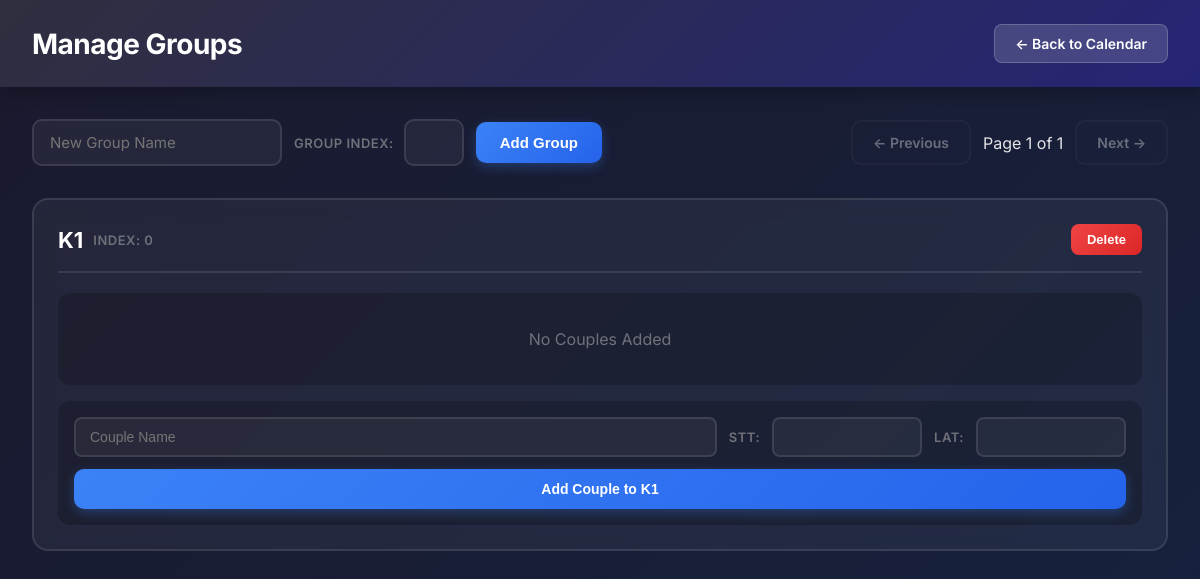
Before: /club/16/manage_groups/ (signed in) with the older database file.
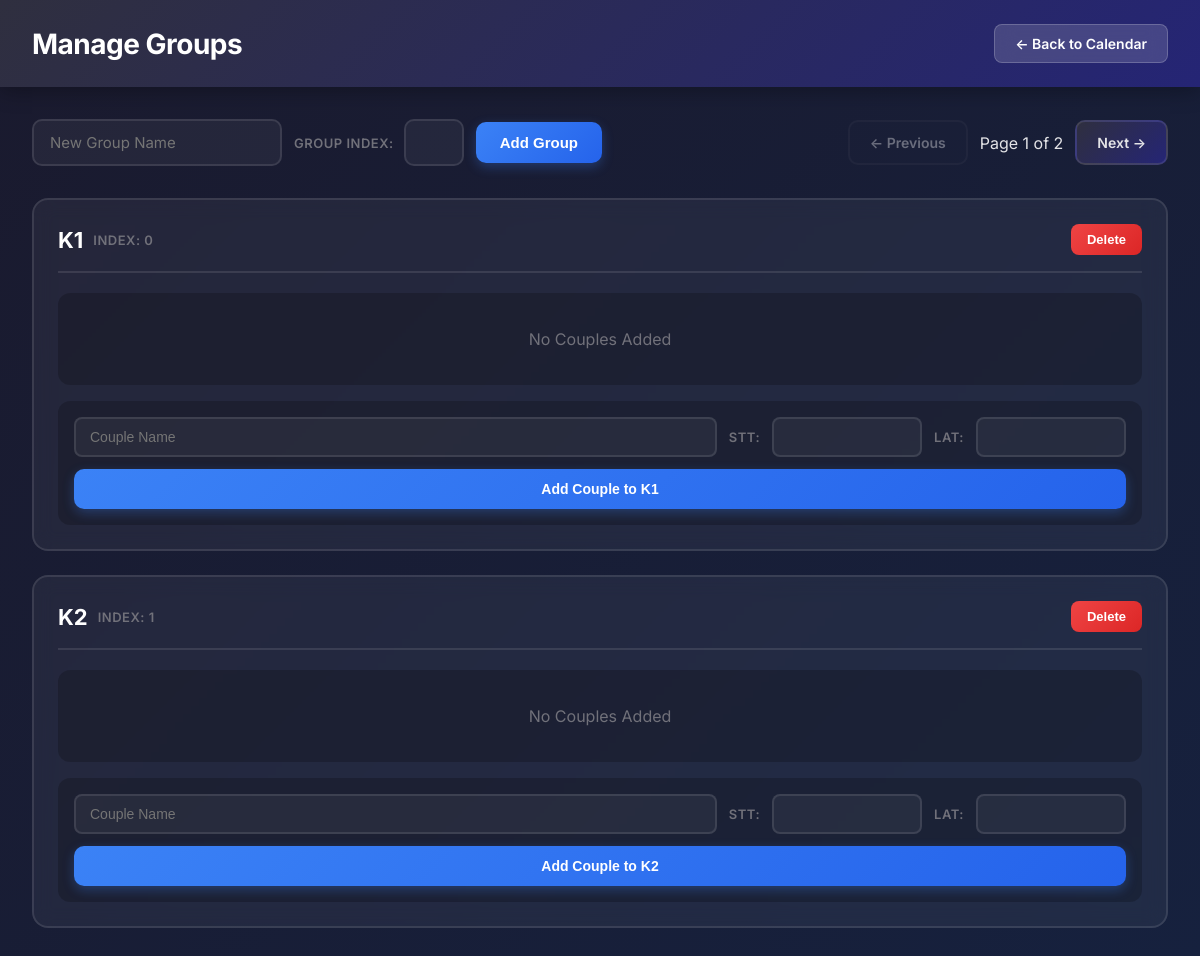
After: the same page with the newer database file.
### main/models.py (models this page shows, shortened)
class Group(models.Model):
    club = models.ForeignKey(Club, on_delete=models.CASCADE, related_name='groups')
    user = models.ForeignKey(User, on_delete=models.CASCADE, related_name='owned_groups')
    name = models.CharField(max_length=200)
    index = models.IntegerField(default=0)  # For sorting groups
    couples = []

### main/views.py (the view)
# urls.py: path('club/<int:club_id>/manage_groups/', views.manage_groups, name='manage_groups'),
@login_required
def manage_groups(request, club_id):
    all_groups = request.user.owned_groups.all()
    club = get_object_or_404(Club, id=club_id, club_owner=request.user)
    paginator = Paginator(all_groups, 2)
    page_number = request.GET.get('page', 1)
    page_obj = paginator.get_page(page_number)
    error_message = request.GET.get('error', None)
    success_message = request.GET.get('success', None)
    return render(request, 'manage_groups.html', {
        'page_obj':page_obj,
        'club':club,
        'groups':page_obj.object_list,
        'error_message': error_message,
        'success_message': success_message,
    })

### main/templates/manage_groups.html (shortened to what this page needs)
<!DOCTYPE html>
<html lang="en">
<head>
</head>
<body>
    <div class="header">
        <h1>Manage Groups</h1>
        <a href="{% url 'calendar_view' club_id=club.id %}" class="header-nav-btn">← Back to Calendar</a>
    </div>
    <div class="main-container">
        <div class="top-bar">
            <form method="POST" action="{% url 'add_group' club.id %}" class="add-group-form">
                <input type="text" name="group_name" class="auto-width-input" placeholder="New Group Name" required>
                <div style="display: flex; align-items: center; gap: 10px;">
                <span class="small-label">Group Index: </span>
                <input type="text" name="group_index">
                </div>
                <button type="submit" class="btn-add">Add Group</button>
            </form>
            <div class="nav-buttons">
                <a id="prev-page"
                   class="nav-btn{% if not page_obj.has_previous %} disabled{% endif %}"
                   {% if page_obj.has_previous %}
                   href="?page={{ page_obj.previous_page_number }}"
                   data-target-page="{{ page_obj.previous_page_number }}"
                   {% else %}
                   aria-disabled="true" style="pointer-events: none;"
                   {% endif %}>← Previous</a>
                <span>Page {{ page_obj.number }} of {{ page_obj.paginator.num_pages }}</span>
                <a id="next-page"
                   class="nav-btn{% if not page_obj.has_next %} disabled{% endif %}"
                   {% if page_obj.has_next %}
                   href="?page={{ page_obj.next_page_number }}"
                   data-target-page="{{ page_obj.next_page_number }}"
                   {% else %}
                   aria-disabled="true" style="pointer-events: none;"
                   {% endif %}>Next →</a>
            </div>
        </div>
        <div class="slider-container">
            <div id="groups-slider" class="groups-slider">
                <div class="groups-page" data-page="{{ page_obj.number }}">
                    {% include 'partials/groups_page.html' %}
                </div>
            </div>
        </div>
    </div>
</body>
</html>

### main/templates/partials/groups_page.html (shortened to what this page needs)
{% for group in groups %}
<div class="group-card" data-group-id="{{ group.id }}">
    <div class="group-header">
        <div style="display: flex; align-items: center; gap: 10px;">
            <h3 style="margin: 0; padding: 0;" contenteditable="true"
                data-group-id="{{ group.id }}"
                data-original="{{ group.name }}"
                class="editable-group-name"
                title="Click to edit; Enter to save">{{ group.name }}</h3>
            <span class="small-label">Index:
             <span contenteditable="true"
                    data-group-id="{{ group.id }}"
                    data-original="{{ group.index }}"
                    class="editable-group-index"
                    title="Click to edit; Enter to save">{{ group.index }}</span>
            </span>
        </div>
        <form method="POST" action="{% url 'delete_group' club.id group.id %}" style="margin: 0;">
            <button type="submit" class="btn-delete"
                    onclick="return confirm('Delete {{ group.name }}?')">Delete</button>
        </form>
    </div>
    {% if group.couples.all %}
    <div class="couple-list">
        {% for couple in group.couples.all %}
        <div class="couple-item" draggable="true"
             data-couple-id="{{ couple.id }}" data-group-id="{{ group.id }}">
            <div>
                <span class="editable-couple" contenteditable="true"
                      data-couple-id="{{ couple.id }}"
                      data-original="{{ couple.name }}">{{ couple.name }}</span>
                <span class="small-label">STT:</span>
                <span contenteditable="true"
                      data-couple-id="{{ couple.id }}"
                      data-original="{{ couple.dance_class_stt }}"
                      class="editable-couple-dance-class-stt"
                      >{{ couple.dance_class_stt }}</span>
                <span class="small-label">LAT:</span>
                <span contenteditable="true"
                      data-couple-id="{{ couple.id }}"
                      data-original="{{ couple.dance_class_lat }}"
                      class="editable-couple-dance-class-lat">{{ couple.dance_class_lat }}</span>
            </div>
            <form method="POST" action="{% url 'delete_couple' club.id couple.id%}" style="margin: 0;">
                {% csrf_token %}
                <input type="hidden" name="page" value="{{ page_obj.number }}">
                <button type="submit" class="btn-delete">Delete</button>
            </form>
        </div>
        {% endfor %}
    </div>
    {% else %}
    <div class="couple-list">
        <p style="color: #71717a; text-align: center; padding: 20px;">No Couples Added</p>
    </div>
    {% endif %}
    <form method="POST" action="{% url 'add_couple' club.id%}" class="add-couple-form">
        <div class="assign-row">
            <div class="assign-fields">
                <input type="text" name="couple_name" placeholder="Couple Name" required>
                <span class="small-label">STT:</span>
                <input type="text" name="dance_class_stt" style="max-width: 100px;" required>
                <span class="small-label">LAT:</span>
                <input type="text" name="dance_class_lat" style="max-width: 100px;" required>
            </div>
            <button type="submit">Add Couple to {{ group.name }}</button>
        </div>
    </form>
</div>
{% endfor %}

Changed rows visible on the page:
added Group: name "K2", index "1", shows "No Couples Added"
Other visible differences:
{{ page_obj.paginator.num_pages }}: "1" → "2"
